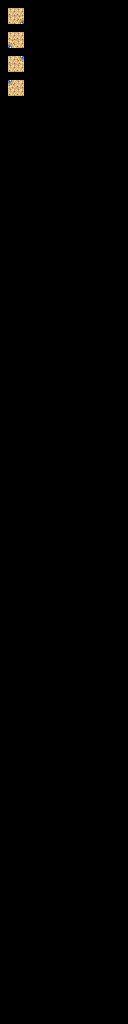

The image is a tile-based game level rendered from a .tmx file. Its description and source (layers, tilesets, objects; grid data summarised) follow:
An orthogonal 16x128 tile map with 8x8 px tiles, 3 tile layers (regions, input1_automapping-input, output_automapping-output), 2 tilesets.

<map version="1.2" tiledversion="1.2.4" orientation="orthogonal" renderorder="left-up" width="16" height="128" tilewidth="8" tileheight="8" infinite="0" nextlayerid="4" nextobjectid="1">
 <tileset firstgid="1" source="../tilesets/overworld-tileset.tsx" />
 <tileset firstgid="641" source="../tilesets/overworld-automapping-input_tiles.tsx" />
 <layer id="1" name="regions" width="16" height="128">
  <data>[2048 cells, 15 non-empty, 1 distinct tile ids]</data>
 </layer>
 <layer id="2" name="input1_automapping-input" width="16" height="128">
  <data>[2048 cells, 16 non-empty, 2 distinct tile ids]</data>
 </layer>
 <layer id="3" name="output_automapping-output" width="16" height="128">
  <data>[2048 cells, 4 non-empty, 1 distinct tile ids]</data>
 </layer>
</map>
